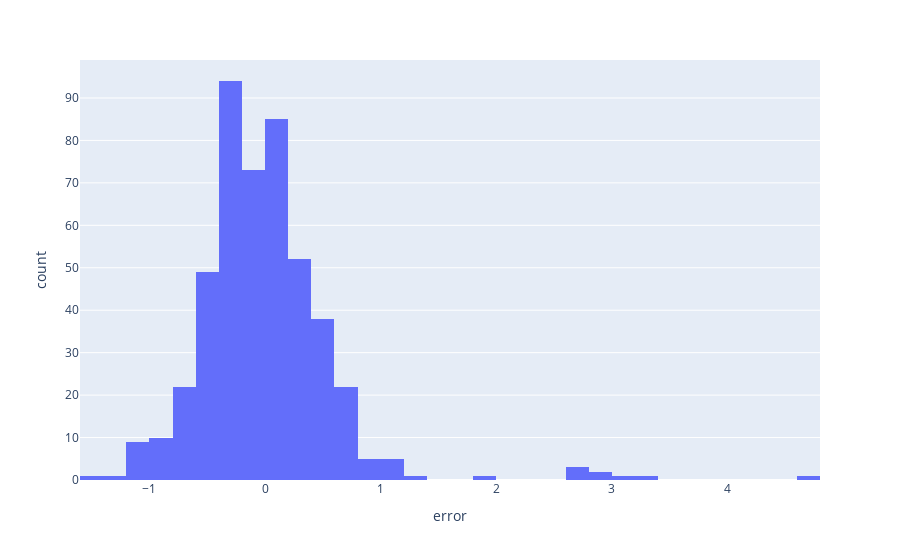

The notebook cell saved with this chart:
### Markdown cell above
Tirar o titulo do grafico 

deixar tudo em portugues 

y = ROC
Legenda a linha azul e vermelha - real vs predito

Chamar index de days

### Code cell
show_distribution_error()

### Figure 1 — Plotly figure (JSON) as saved in the notebook; plotly's stock layout.template omitted (floating-point values rounded to 4 significant figures; data arrays with more than 128 entries replaced by an {"elided": "..."} marker saying what was removed)
{"data": [{"alignmentgroup": "True", "bingroup": "x", "hovertemplate": "error=%{x}<br>count=%{y}<extra></extra>", "legendgroup": "", "marker": {"color": "#636efa", "pattern": {"shape": ""}}, "name": "", "offsetgroup": "", "orientation": "v", "showlegend": false, "type": "histogram", "x": {"elided": "476 float values"}, "xaxis": "x", "yaxis": "y"}], "layout": {"barmode": "relative", "legend": {"tracegroupgap": 0}, "margin": {"t": 60}, "xaxis": {"anchor": "y", "domain": [0, 1], "title": {"text": "error"}}, "yaxis": {"anchor": "x", "domain": [0, 1], "title": {"text": "count"}}}}
